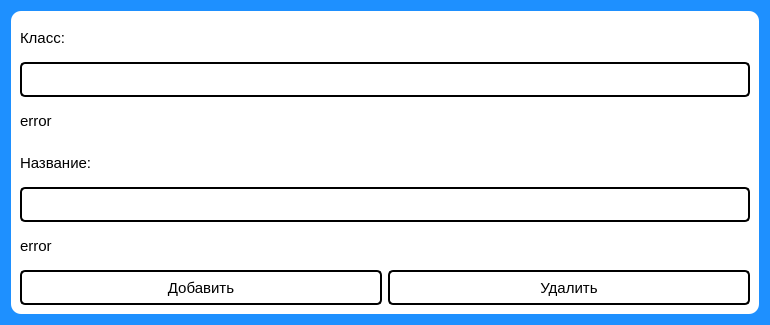
<?xml version="1.0" encoding="UTF-8"?>
<ui version="4.0">
 <class>AddSubjectForm</class>
 <widget class="QWidget" name="AddSubjectForm">
  <property name="geometry">
   <rect>
    <x>0</x>
    <y>0</y>
    <width>770</width>
    <height>325</height>
   </rect>
  </property>
  <property name="sizePolicy">
   <sizepolicy hsizetype="Fixed" vsizetype="Fixed">
    <horstretch>0</horstretch>
    <verstretch>0</verstretch>
   </sizepolicy>
  </property>
  <property name="minimumSize">
   <size>
    <width>770</width>
    <height>325</height>
   </size>
  </property>
  <property name="maximumSize">
   <size>
    <width>770</width>
    <height>325</height>
   </size>
  </property>
  <property name="windowTitle">
   <string>Form</string>
  </property>
  <property name="styleSheet">
   <string notr="true">background-color: dodgerblue</string>
  </property>
  <layout class="QHBoxLayout" name="horizontalLayout">
   <item>
    <widget class="QWidget" name="widget" native="true">
     <property name="styleSheet">
      <string notr="true">background-color: white; border-radius: 10px</string>
     </property>
     <layout class="QVBoxLayout" name="verticalLayout">
      <item>
       <widget class="QLabel" name="label">
        <property name="font">
         <font>
          <pointsize>11</pointsize>
         </font>
        </property>
        <property name="text">
         <string>Класс:</string>
        </property>
       </widget>
      </item>
      <item>
       <widget class="QLineEdit" name="class_line">
        <property name="minimumSize">
         <size>
          <width>0</width>
          <height>35</height>
         </size>
        </property>
        <property name="font">
         <font>
          <pointsize>10</pointsize>
         </font>
        </property>
        <property name="styleSheet">
         <string notr="true">border-radius: 5px;
background-color: white;
border: 2px solid black;
color: black;</string>
        </property>
       </widget>
      </item>
      <item>
       <widget class="QLabel" name="error_lab1">
        <property name="font">
         <font>
          <pointsize>11</pointsize>
         </font>
        </property>
        <property name="text">
         <string>error</string>
        </property>
       </widget>
      </item>
      <item>
       <widget class="QLabel" name="label_2">
        <property name="font">
         <font>
          <pointsize>11</pointsize>
         </font>
        </property>
        <property name="text">
         <string>Название:</string>
        </property>
       </widget>
      </item>
      <item>
       <widget class="QLineEdit" name="name_line">
        <property name="minimumSize">
         <size>
          <width>0</width>
          <height>35</height>
         </size>
        </property>
        <property name="font">
         <font>
          <pointsize>11</pointsize>
         </font>
        </property>
        <property name="styleSheet">
         <string notr="true">border-radius: 5px;
background-color: white;
border: 2px solid black;
color: black;</string>
        </property>
       </widget>
      </item>
      <item>
       <widget class="QLabel" name="error_lab2">
        <property name="font">
         <font>
          <pointsize>11</pointsize>
         </font>
        </property>
        <property name="text">
         <string>error</string>
        </property>
       </widget>
      </item>
      <item>
       <layout class="QHBoxLayout" name="horizontalLayout_2">
        <item>
         <widget class="QPushButton" name="btn_ok">
          <property name="minimumSize">
           <size>
            <width>35</width>
            <height>35</height>
           </size>
          </property>
          <property name="font">
           <font>
            <pointsize>11</pointsize>
           </font>
          </property>
          <property name="styleSheet">
           <string notr="true">QPushButton {
    border: 2px solid black;
    border-radius: 5px;
    background-color: qlineargradient(x1: 0, y1: 0, x2: 0, y2: 1,
                                      stop: 0 #f6f7fa, stop: 1 #dadbde);
}

QPushButton:pressed {
    background-color: qlineargradient(x1: 0, y1: 0, x2: 0, y2: 1,
                                      stop: 0 #dadbde, stop: 1 #f6f7fa);
}</string>
          </property>
          <property name="text">
           <string>Добавить</string>
          </property>
         </widget>
        </item>
        <item>
         <widget class="QPushButton" name="btn_delete">
          <property name="minimumSize">
           <size>
            <width>35</width>
            <height>35</height>
           </size>
          </property>
          <property name="font">
           <font>
            <pointsize>11</pointsize>
           </font>
          </property>
          <property name="styleSheet">
           <string notr="true">QPushButton {
    border: 2px solid black;
    border-radius: 5px;
    background-color: qlineargradient(x1: 0, y1: 0, x2: 0, y2: 1,
                                      stop: 0 #f6f7fa, stop: 1 #dadbde);
}

QPushButton:pressed {
    background-color: qlineargradient(x1: 0, y1: 0, x2: 0, y2: 1,
                                      stop: 0 #dadbde, stop: 1 #f6f7fa);
}</string>
          </property>
          <property name="text">
           <string>Удалить</string>
          </property>
         </widget>
        </item>
       </layout>
      </item>
     </layout>
    </widget>
   </item>
  </layout>
 </widget>
 <resources/>
 <connections/>
</ui>
